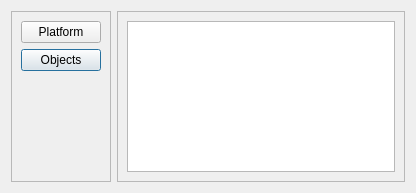
<?xml version="1.0" encoding="UTF-8"?>
<ui version="4.0">
 <class>ObjToScene</class>
 <widget class="QDialog" name="ObjToScene">
  <property name="geometry">
   <rect>
    <x>0</x>
    <y>0</y>
    <width>416</width>
    <height>193</height>
   </rect>
  </property>
  <property name="windowTitle">
   <string>Adding objects</string>
  </property>
  <layout class="QGridLayout" name="gridLayout">
   <item row="0" column="0">
    <widget class="QFrame" name="frame">
     <property name="frameShape">
      <enum>QFrame::StyledPanel</enum>
     </property>
     <property name="frameShadow">
      <enum>QFrame::Raised</enum>
     </property>
     <layout class="QGridLayout" name="gridLayout_3">
      <item row="1" column="0">
       <widget class="QPushButton" name="objectPushButton">
        <property name="text">
         <string>Objects</string>
        </property>
       </widget>
      </item>
      <item row="0" column="0">
       <widget class="QPushButton" name="platfromPushButton">
        <property name="text">
         <string>Platform</string>
        </property>
       </widget>
      </item>
      <item row="2" column="0">
       <spacer name="verticalSpacer">
        <property name="orientation">
         <enum>Qt::Vertical</enum>
        </property>
        <property name="sizeHint" stdset="0">
         <size>
          <width>20</width>
          <height>40</height>
         </size>
        </property>
       </spacer>
      </item>
     </layout>
    </widget>
   </item>
   <item row="0" column="1">
    <widget class="QFrame" name="frame_2">
     <property name="frameShape">
      <enum>QFrame::StyledPanel</enum>
     </property>
     <property name="frameShadow">
      <enum>QFrame::Raised</enum>
     </property>
     <layout class="QGridLayout" name="gridLayout_2">
      <item row="0" column="0">
       <widget class="QListView" name="listView"/>
      </item>
     </layout>
    </widget>
   </item>
  </layout>
 </widget>
 <resources/>
 <connections/>
</ui>
